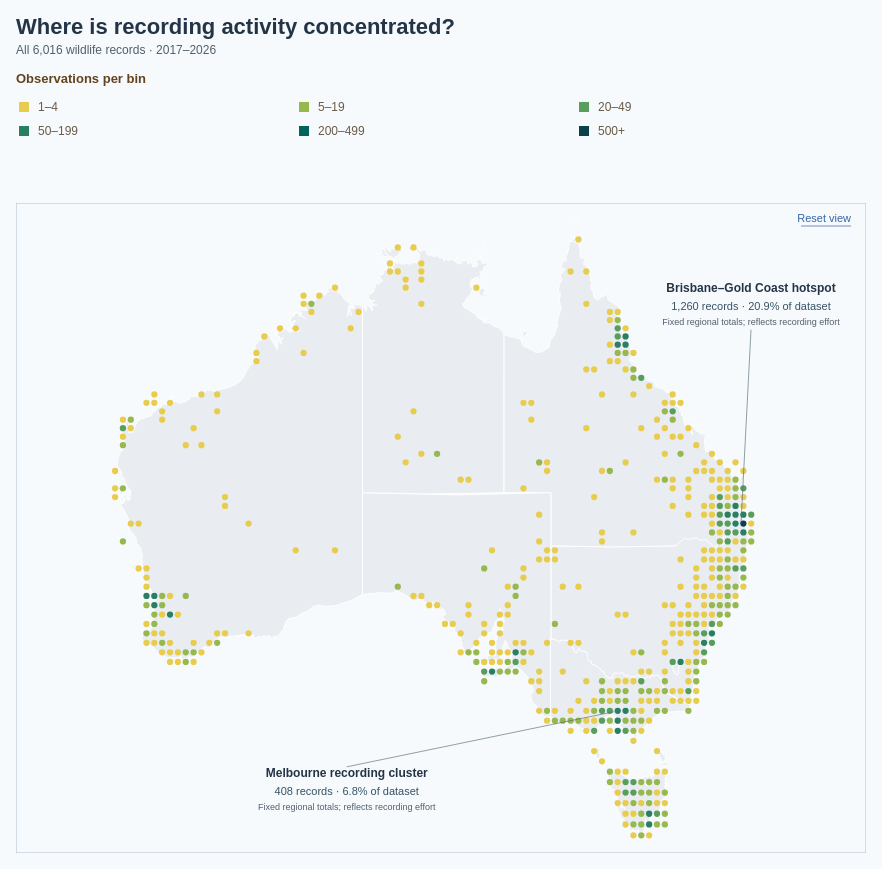

The Vega-Lite source for this figure:
### Vega specification from a JSON file in a GitHub repository (floating-point values rounded to 4 significant figures; data arrays with more than 128 entries replaced by an {"elided": "..."} marker saying what was removed)
{"$schema": "https://vega.github.io/schema/vega/v5.json", "description": "Recording activity from all 6,016 valid geolocated mammal observations in the supplied dataset. Observation dates cover 2017–2026. All data are embedded. Geographic bins stay fixed while zooming. Distinct species are counted using taxon ID with name fallback. Counts reflect reporting effort and wildlife presence, not animal abundance; cell area varies with latitude and obscured coordinates can affect assignments. State boundaries: https://github.com/rowanhogan/australian-states. Scroll to zoom, drag to pan, and click Reset view or double-click to reset. Uses Vega for direct map gestures and a visible reset button. Occupied cells are drawn as circles at their geographic centres; circle diameter scales with the cell width and zoom. The observation-count legend uses matching circles. Colour indicates observation counts. A map-centre name annotation sits on the blue ocean beside Australia with a leader line to the selected map centre; it hides when the selected location is offscreen. No circle highlight or default regional callouts. Overview callouts identify Brisbane–Gold Coast and Melbourne recording clusters using fixed regional bounding-box totals. They hide when a map centre is selected or zoom exceeds 1200 to keep the detailed view clear. Uses the 10 most recent available observation years (2017–2026), including partial 2026.", "background": "#f7fafc", "padding": 16, "height": 650, "title": {"text": "Where is recording activity concentrated?", "subtitle": ["All 6,016 wildlife records · 2017–2026"], "anchor": "start", "color": "#243447", "fontSize": 22, "subtitleFontSize": 12, "subtitleColor": "#52606d", "offset": 16, "subtitlePadding": 6, "subtitleLineHeight": 16}, "style": "view", "data": [{"name": "source_0", "values": [{"type": "Feature", "id": 0, "properties": {"STATE_CODE": "1", "STATE_NAME": "New South Wales"}, "geometry": {"type": "MultiPolygon", "coordinates": {"elided": "9 rows, 5190 float values in total"}}}, {"type": "Feature", "id": 1, "properties": {"STATE_CODE": "2", "STATE_NAME": "Victoria"}, "geometry": {"type": "MultiPolygon", "coordinates": {"elided": "22 rows, 3186 float values in total"}}}, {"type": "Feature", "id": 2, "properties": {"STATE_CODE": "3", "STATE_NAME": "Queensland"}, "geometry": {"type": "MultiPolygon", "coordinates": {"elided": "234 rows, 8496 float values in total"}}}, {"type": "Feature", "id": 3, "properties": {"STATE_CODE": "4", "STATE_NAME": "South Australia"}, "geometry": {"type": "MultiPolygon", "coordinates": {"elided": "35 rows, 2742 float values in total"}}}, {"type": "Feature", "id": 4, "properties": {"STATE_CODE": "5", "STATE_NAME": "Western Australia"}, "geometry": {"type": "MultiPolygon", "coordinates": {"elided": "333 rows, 14052 float values in total"}}}, {"type": "Feature", "id": 5, "properties": {"STATE_CODE": "6", "STATE_NAME": "Tasmania"}, "geometry": {"type": "MultiPolygon", "coordinates": {"elided": "61 rows, 5246 float values in total"}}}, {"type": "Feature", "id": 6, "properties": {"STATE_CODE": "7", "STATE_NAME": "Northern Territory"}, "geometry": {"type": "MultiPolygon", "coordinates": {"elided": "115 rows, 6986 float values in total"}}}, {"type": "Feature", "id": 7, "properties": {"STATE_CODE": "8", "STATE_NAME": "Australian Capital Territory"}, "geometry": {"type": "Polygon", "coordinates": {"elided": "2 rows, 206 float values in total"}}}]}, {"name": "source_1", "values": {"elided": "6016 records"}}, {"name": "data_0", "source": "source_0", "transform": [{"type": "formula", "expr": "datum[\"properties\"] && datum[\"properties\"][\"STATE_NAME\"]", "as": "properties.STATE_NAME"}]}, {"name": "data_1", "source": "source_1", "transform": [{"type": "formula", "expr": "floor(datum.longitude / bin_size) * bin_size", "as": "west"}, {"type": "formula", "expr": "floor(datum.latitude / bin_size) * bin_size", "as": "south"}, {"type": "aggregate", "groupby": ["west", "south"], "ops": ["count", "distinct"], "fields": [null, "taxon"], "as": ["observation_count", "unique_species"]}, {"type": "formula", "expr": "datum.west + bin_size", "as": "east"}, {"type": "formula", "expr": "datum.south + bin_size", "as": "north"}, {"type": "filter", "expr": "isValid(datum[\"observation_count\"]) && isFinite(+datum[\"observation_count\"])"}, {"type": "formula", "expr": "(datum.west + datum.east) / 2", "as": "centreLongitude"}, {"type": "formula", "expr": "(datum.south + datum.north) / 2", "as": "centreLatitude"}, {"type": "geopoint", "projection": "projection", "fields": ["centreLongitude", "centreLatitude"], "as": ["binX", "binY"]}]}, {"name": "selectedMapCentre", "values": [{"longitude": 151.2, "latitude": -33.87, "label": "Sydney", "state": "New South Wales", "labelLongitude": 160, "labelLatitude": -34, "labelWidth": 51.0}, {"longitude": 145.0, "latitude": -37.81, "label": "Melbourne", "state": "Victoria", "labelLongitude": 153, "labelLatitude": -40.5, "labelWidth": 76.5}, {"longitude": 153.0, "latitude": -27.47, "label": "Brisbane", "state": "Queensland", "labelLongitude": 161, "labelLatitude": -27, "labelWidth": 68.0}, {"longitude": 115.9, "latitude": -31.95, "label": "Perth", "state": "Western Australia", "labelLongitude": 107, "labelLatitude": -32, "labelWidth": 42.5}, {"longitude": 138.6, "latitude": -34.93, "label": "Adelaide", "state": "South Australia", "labelLongitude": 134, "labelLatitude": -40.5, "labelWidth": 68.0}, {"longitude": 147.3, "latitude": -42.88, "label": "Hobart", "state": "Tasmania", "labelLongitude": 155, "labelLatitude": -44, "labelWidth": 51.0}, {"longitude": 130.8, "latitude": -12.46, "label": "Darwin", "state": "Northern Territory", "labelLongitude": 130, "labelLatitude": -6.5, "labelWidth": 51.0}], "transform": [{"type": "filter", "expr": "datum.longitude === center_to[0] && datum.latitude === center_to[1]"}, {"type": "geopoint", "projection": "projection", "fields": ["longitude", "latitude"], "as": ["x", "y"]}, {"type": "geopoint", "projection": "projection", "fields": ["labelLongitude", "labelLatitude"], "as": ["oceanX", "oceanY"]}, {"type": "formula", "expr": "clamp(datum.oceanX, datum.labelWidth / 2 + 16, mapWidth - datum.labelWidth / 2 - 16)", "as": "labelX"}, {"type": "formula", "expr": "clamp(datum.oceanY, 24, height - 24)", "as": "labelY"}, {"type": "formula", "expr": "datum.labelX + (datum.x < datum.labelX ? -1 : 1) * (datum.labelWidth / 2 + 7)", "as": "leaderX"}]}, {"name": "visibleSelectedCentre", "source": "selectedMapCentre", "transform": [{"type": "filter", "expr": "datum.x >= 0 && datum.x <= mapWidth && datum.y >= 12 && datum.y <= height - 12"}]}, {"name": "hotspotAnnotations", "values": [{"title": "Brisbane–Gold Coast hotspot", "longitude": 153.1, "latitude": -27.7, "labelLongitude": 157, "labelLatitude": -14, "count": 1260, "share": 0.2094, "bounds": "152.5–153.5° E; 28–27° S"}, {"title": "Melbourne recording cluster", "longitude": 145, "latitude": -37.8, "labelLongitude": 128, "labelLatitude": -41, "count": 408, "share": 0.06782, "bounds": "144.5–145.5° E; 38.5–37° S"}], "transform": [{"type": "filter", "expr": "!length(data('selectedMapCentre')) && zoom_level <= 1200"}, {"type": "geopoint", "projection": "projection", "fields": ["longitude", "latitude"], "as": ["anchorX", "anchorY"]}, {"type": "geopoint", "projection": "projection", "fields": ["labelLongitude", "labelLatitude"], "as": ["labelX", "labelY"]}, {"type": "formula", "expr": "clamp(datum.labelX, 115, mapWidth - 115)", "as": "textX"}, {"type": "filter", "expr": "datum.anchorX >= 0 && datum.anchorX <= mapWidth && datum.anchorY >= 0 && datum.anchorY <= height && datum.labelY >= 30 && datum.labelY <= height - 60"}]}, {"name": "binLegendEntries", "values": [{"order": 0, "label": "1–4", "count": 1}, {"order": 1, "label": "5–19", "count": 5}, {"order": 2, "label": "20–49", "count": 20}, {"order": 3, "label": "50–199", "count": 50}, {"order": 4, "label": "200–499", "count": 200}, {"order": 5, "label": "500+", "count": 500}]}], "projections": [{"name": "projection", "translate": {"signal": "[mapWidth / 2 + pan.x, height / 2 + pan.y]"}, "type": "mercator", "center": {"signal": "center_to"}, "scale": {"signal": "zoom_level"}}], "signals": [{"name": "mapWidth", "value": 850}, {"name": "bin_size", "value": 0.5, "bind": {"input": "select", "options": [0.25, 0.5, 1, 2], "labels": ["0.25° × 0.25°", "0.5° × 0.5°", "1° × 1°", "2° × 2°"], "name": "Bin size: "}}, {"name": "zoom_level", "value": 900, "bind": {"input": "range", "min": 350, "max": 10000, "step": 50, "name": "Zoom: "}, "on": [{"events": {"type": "wheel", "source": "view", "consume": true, "filter": ["x() >= 0 && x() <= mapWidth && y() >= 0 && y() <= height"]}, "update": "clamp(zoom_level * pow(1.001, -event.deltaY * pow(16, event.deltaMode)), 350, 10000)"}, {"events": {"type": "dblclick", "source": "view", "filter": ["x() >= 0 && x() <= mapWidth && y() >= 0 && y() <= height"]}, "update": "900"}, {"events": "@resetLabel:click", "update": "900"}]}, {"name": "center_to", "value": [134, -28], "bind": {"input": "select", "options": [[134, -28], [151.2, -33.87], [145.0, -37.81], [153.0, -27.47], [115.9, -31.95], [138.6, -34.93], [147.3, -42.88], [130.8, -12.46]], "labels": ["Australia", "Sydney", "Melbourne", "Brisbane", "Perth", "Adelaide", "Hobart", "Darwin"], "name": "Map centre: "}, "on": [{"events": {"type": "dblclick", "source": "view", "filter": ["x() >= 0 && x() <= mapWidth && y() >= 0 && y() <= height"]}, "update": "[134, -28]"}, {"events": "@resetLabel:click", "update": "[134, -28]"}]}, {"name": "dragStart", "value": null, "on": [{"events": "@mapSurface:pointerdown, @layer_0_marks:pointerdown, @layer_1_marks:pointerdown", "update": "{x:x(),y:y(),panX:pan.x,panY:pan.y}"}, {"events": "window:pointerup", "update": "null"}]}, {"name": "pan", "value": {"x": 0, "y": 0}, "on": [{"events": {"source": "window", "type": "pointermove", "between": [{"source": "view", "type": "pointerdown"}, {"source": "window", "type": "pointerup"}], "consume": true}, "update": "dragStart ? {x:dragStart.panX+x()-dragStart.x,y:dragStart.panY+y()-dragStart.y} : pan"}, {"events": {"signal": "center_to"}, "update": "{x:0,y:0}"}, {"events": {"type": "dblclick", "source": "view", "filter": ["x() >= 0 && x() <= mapWidth && y() >= 0 && y() <= height"]}, "update": "{x:0,y:0}"}, {"events": "@resetLabel:click", "update": "{x:0,y:0}"}]}, {"name": "legendColumnWidth", "value": 280}, {"name": "legendSymbolSize", "value": 100}], "marks": [{"name": "mapPanel", "type": "group", "clip": true, "encode": {"update": {"width": {"signal": "mapWidth"}, "height": {"signal": "height"}}}, "marks": [{"name": "mapSurface", "type": "rect", "encode": {"update": {"width": {"signal": "mapWidth"}, "height": {"signal": "height"}, "fill": {"value": "transparent"}, "cursor": {"value": "grab"}}}}, {"name": "layer_0_marks", "type": "shape", "clip": true, "style": ["geoshape"], "from": {"data": "data_0"}, "encode": {"update": {"fill": {"value": "#e9edf2"}, "stroke": {"value": "#ffffff"}, "strokeWidth": {"value": 1}, "tooltip": {"signal": "isValid(datum[\"properties.STATE_NAME\"]) ? datum[\"properties.STATE_NAME\"] : \"\"+datum[\"properties.STATE_NAME\"]"}, "ariaRoleDescription": {"value": "geoshape"}, "description": {"signal": "\"State / territory: \" + (isValid(datum[\"properties.STATE_NAME\"]) ? datum[\"properties.STATE_NAME\"] : \"\"+datum[\"properties.STATE_NAME\"])"}, "cursor": {"value": "grab"}}}, "transform": [{"type": "geoshape", "projection": "projection"}]}, {"name": "layer_1_marks", "type": "symbol", "clip": true, "from": {"data": "data_1"}, "encode": {"update": {"stroke": {"value": null}, "strokeWidth": {"value": 0}, "fill": {"scale": "color", "field": "observation_count"}, "tooltip": {"signal": "{\"Observations\": format(datum[\"observation_count\"], \",\"), \"Unique species\": format(datum[\"unique_species\"], \",\"), \"West longitude\": format(datum[\"west\"], \".2f\"), \"East longitude\": format(datum[\"east\"], \".2f\"), \"South latitude\": format(datum[\"south\"], \".2f\"), \"North latitude\": format(datum[\"north\"], \".2f\")}"}, "ariaRoleDescription": {"value": "geographic bin circle"}, "description": {"signal": "datum.observation_count + ' observations, ' + datum.unique_species + ' unique species; longitude ' + datum.west + ' to ' + datum.east + ', latitude ' + datum.south + ' to ' + datum.north"}, "cursor": {"value": "grab"}, "shape": {"value": "circle"}, "x": {"field": "binX"}, "y": {"field": "binY"}, "size": {"signal": "PI / 4 * pow(zoom_level * bin_size * PI / 180 * 0.9, 2)"}}}}, {"name": "hotspotLeaderLines", "type": "rule", "from": {"data": "hotspotAnnotations"}, "interactive": false, "clip": true, "encode": {"update": {"x": {"field": "anchorX"}, "y": {"field": "anchorY"}, "x2": {"field": "textX"}, "y2": {"signal": "datum.labelY + (datum.anchorY > datum.labelY ? 38 : -10)"}, "stroke": {"value": "#526875"}, "strokeWidth": {"value": 0.9}, "strokeOpacity": {"value": 0.7}}}}, {"name": "hotspotAnnotationTitle", "type": "text", "from": {"data": "hotspotAnnotations"}, "interactive": false, "clip": true, "encode": {"update": {"x": {"field": "textX"}, "y": {"field": "labelY"}, "align": {"value": "center"}, "text": {"field": "title"}, "font": {"value": "Arial"}, "fontSize": {"value": 12}, "fontWeight": {"value": "bold"}, "fill": {"value": "#243447"}}}}, {"name": "hotspotAnnotationCount", "type": "text", "from": {"data": "hotspotAnnotations"}, "interactive": false, "clip": true, "encode": {"update": {"x": {"field": "textX"}, "y": {"signal": "datum.labelY + 18"}, "align": {"value": "center"}, "text": {"signal": "format(datum.count, ',d') + ' records · ' + format(datum.share, '.1%') + ' of dataset'"}, "font": {"value": "Arial"}, "fontSize": {"value": 11}, "fill": {"value": "#365365"}}}}, {"name": "hotspotAnnotationScope", "type": "text", "from": {"data": "hotspotAnnotations"}, "interactive": true, "clip": true, "encode": {"update": {"x": {"field": "textX"}, "y": {"signal": "datum.labelY + 33"}, "align": {"value": "center"}, "text": {"value": "Fixed regional totals; reflects recording effort"}, "font": {"value": "Arial"}, "fontSize": {"value": 9}, "fill": {"value": "#52606d"}, "tooltip": {"signal": "'Regional bounds: ' + datum.bounds"}}}}, {"name": "resetLabel", "type": "text", "encode": {"update": {"x": {"signal": "mapWidth - 15"}, "y": {"value": 16}, "align": {"value": "right"}, "baseline": {"value": "middle"}, "text": {"value": "Reset view"}, "font": {"value": "Arial"}, "fontSize": {"value": 11}, "fill": {"value": "#3366a6"}, "cursor": {"value": "pointer"}}, "hover": {"fill": {"value": "#24517c"}}}}, {"name": "resetUnderline", "type": "rule", "interactive": false, "encode": {"update": {"x": {"signal": "mapWidth - 65"}, "x2": {"signal": "mapWidth - 15"}, "y": {"value": 23}, "stroke": {"value": "#3366a6"}, "strokeWidth": {"value": 0.7}}}}, {"name": "mapFrame", "type": "rect", "interactive": false, "encode": {"update": {"x": {"value": 0}, "y": {"value": 0}, "width": {"signal": "mapWidth"}, "height": {"signal": "height"}, "fill": {"value": null}, "stroke": {"value": "#aebdcb"}, "strokeWidth": {"value": 1}}}}]}, {"name": "selectedStateLeader", "type": "rule", "interactive": false, "from": {"data": "visibleSelectedCentre"}, "encode": {"update": {"x": {"field": "x"}, "y": {"field": "y"}, "x2": {"field": "leaderX"}, "y2": {"field": "labelY"}, "stroke": {"value": "#243447"}, "strokeWidth": {"value": 1.3}}}, "clip": true}, {"name": "selectedStateAnnotation", "type": "text", "interactive": false, "from": {"data": "visibleSelectedCentre"}, "encode": {"update": {"x": {"field": "labelX"}, "y": {"field": "labelY"}, "baseline": {"value": "middle"}, "text": {"field": "label"}, "font": {"value": "Arial"}, "fontSize": {"value": 14}, "fontWeight": {"value": "bold"}, "fill": {"value": "#243447"}, "align": {"value": "center"}}}, "clip": true}, {"name": "binLegend", "type": "group", "interactive": false, "encode": {"update": {"x": {"value": 0}, "y": {"value": -120}, "width": {"value": 850}, "height": {"value": 70}}}, "marks": [{"name": "binLegendTitle", "type": "text", "encode": {"update": {"x": {"value": 0}, "y": {"value": 0}, "text": {"value": "Observations per bin"}, "font": {"value": "Arial"}, "fontSize": {"value": 13}, "fontWeight": {"value": "bold"}, "fill": {"value": "#634320"}}}}, {"name": "binLegendSymbols", "type": "symbol", "from": {"data": "binLegendEntries"}, "encode": {"update": {"x": {"signal": "8 + (datum.order % 3) * legendColumnWidth"}, "y": {"signal": "24 + floor(datum.order / 3) * 24"}, "shape": {"value": "square"}, "size": {"signal": "legendSymbolSize"}, "fill": {"scale": "color", "field": "count"}}}}, {"name": "binLegendLabels", "type": "text", "from": {"data": "binLegendEntries"}, "encode": {"update": {"x": {"signal": "22 + (datum.order % 3) * legendColumnWidth"}, "y": {"signal": "24 + floor(datum.order / 3) * 24"}, "text": {"field": "label"}, "baseline": {"value": "middle"}, "font": {"value": "Arial"}, "fontSize": {"value": 12}, "fill": {"value": "#6a5b49"}}}}]}], "scales": [{"name": "color", "type": "threshold", "domain": [5, 20, 50, 200, 500], "range": ["#e7cc4e", "#96b84f", "#579e5c", "#287f61", "#00635c", "#0b414b"], "interpolate": "hcl"}], "config": {"legend": {"labelFontSize": 12, "titleFontSize": 13, "labelFont": "Arial", "titleFont": "Arial", "titleFontWeight": "bold", "labelColor": "#6a5b49", "titleColor": "#634320", "symbolType": "square", "symbolSize": 100, "rowPadding": 8, "columnPadding": 24, "labelOffset": 8}, "style": {"guide-label": {"font": "Arial"}, "guide-title": {"font": "Arial"}, "group-title": {"font": "Arial"}, "group-subtitle": {"font": "Arial"}, "cell": {"stroke": null}, "text": {"font": "Arial"}}}, "width": 850, "usermeta": {"observationWindow": {"source": "Dataset/observations-794195.csv", "dateField": "observed_on", "years": [2017, 2018, 2019, 2020, 2021, 2022, 2023, 2024, 2025, 2026], "yearCount": 10, "includesPartialLatestYear": true}}}
